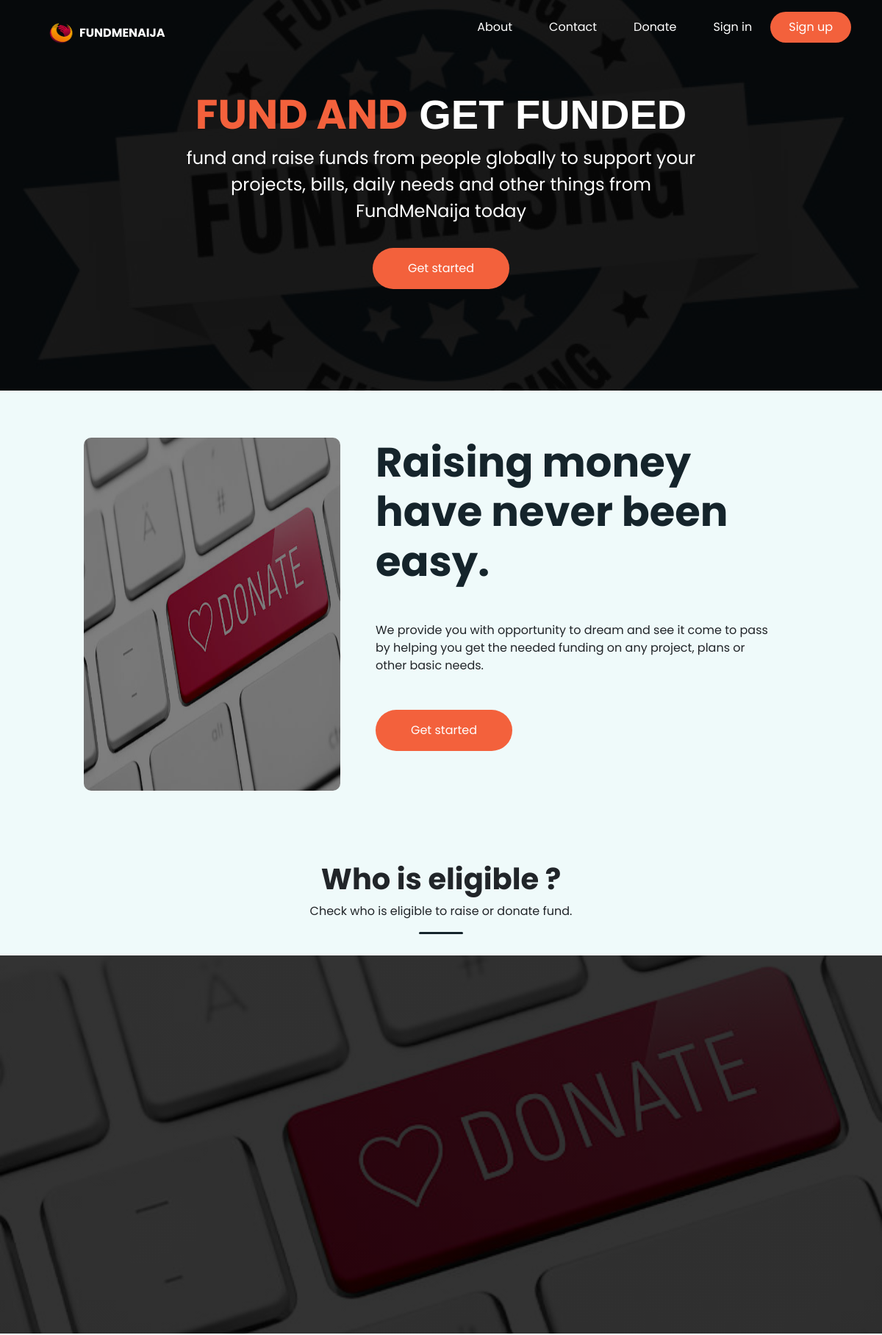
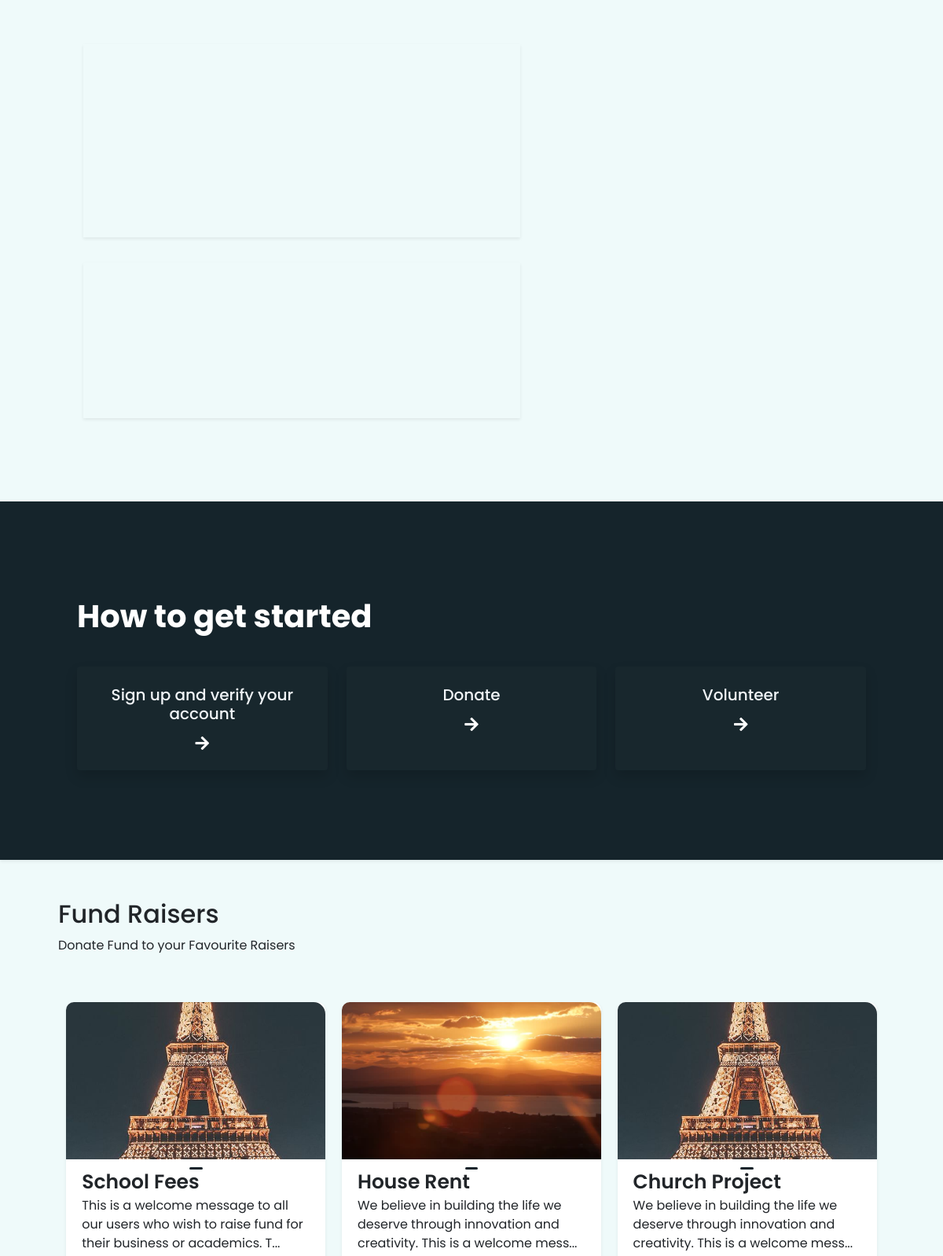
The page / (upper part) on the database its author committed (2 pictures, top to bottom).
### tables this page shows
CREATE TABLE `_issues` (
  `id` int(11) NOT NULL,
  `user_id` varchar(255) NOT NULL,
  `user_username` varchar(255) NOT NULL,
  `avatar` text NOT NULL,
  `issue_title` varchar(255) NOT NULL,
  `issue_body` text NOT NULL,
  `issue_time` varchar(255) NOT NULL
);

### index.php (the view, shortened to what this page needs)
<?php
    include_once('./inc/conn.php');
    $query_issues = 'SELECT * FROM `_issues` ORDER BY "post_time" DESC';
    $return_issues = mysqli_query($conn, $query_issues);
    $posts = array();
    if(mysqli_num_rows($return_issues) > 0){
        while($row = mysqli_fetch_assoc($return_issues)){
            $posts[] = $row;
        }
    }else{
        $posts[] = array("error"=>"NO Issues Found");
    }
?>
<!DOCTYPE html>
<html lang="en">
  <head>
    <link rel="stylesheet" href="https://cdnjs.cloudflare.com/ajax/libs/OwlCarousel2/2.3.4/assets/owl.carousel.min.css">
    <link rel="stylesheet" href="https://use.fontawesome.com/releases/v5.0.7/css/all.css">
    <link href="https://cdn.jsdelivr.net/npm/bootstrap@5.0.0-beta2/dist/css/bootstrap.min.css" rel="stylesheet">
    <link rel="stylesheet" href="./asserts/css/ads.css" type="text/css">
    <link href="./asserts/css/styles.css" type="text/css" rel="stylesheet">
  </head>
  <body>
    <header class='d-hidden'>
        <div class="container d-flex justify-content-between align-items-center py-lg-3 py-2">
            <a href='./index.php' class="logo-container nav-link d-flex align-items-center">
                <div class='logo-img'>
                    <img src="./assets/img/Logo3.png" alt="Logo" class="img-fluid">
                </div>
                <div class="logo fw-bold text-white">FUNDMENAIJA</div>
            </a>
            <ul class="list-unstyled desktop">
                <div class="d-flex align-items-center">
                    <li><a href='./auth/about.php' class='nav-link text-white mx-lg-2' id='nav-link'>About</a></li>
                    <li><a href='./auth/contact.php' class="nav-link mx-lg-2 text-white" id='nav-link'>Contact</a></li>
                    <li><a href='./auth/donate.php' class="nav-link mx-lg-2 text-white" id='nav-link'>Donate</a></li>
                    <?php
                        if(isset($_SESSION['username']) || isset($_SESSION['AccountNo']) || isset($_SESSION['accountNo'])){
                            echo '<li><a id="nav-link text-white" class="nav-link scrollto" href="./user/logout.php">Logout</a></li>';
                        }else{
                            echo '<li>
                            <a href="./user/login.php" class="nav-link text-white mx-lg-2 py-2 px-3" id="nav-link">Sign in</a>
                        </li>
                        <li><button><a href="./user/createAccount.php" class="nav-link text-white font-weight-bold text-white px-4">Sign up</a></button></li>';
                        }
                    ?>
                </div>
            </ul>
        </div>
    </header>
    <section class='Banner'>
        <div class="container py-5 px-lg-5 my-4 px-3">
            <main class='col-md-12 text-center py-lg-0 py-4'>
                <h1 class='display-4 fw-bolder text-white'><span style="color: #f3613c">FUND AND</span> GET FUNDED</h1>
                <div style="width: 700px; max-width: 100%; margin: auto">
                    <p class='text-white fs-4'>fund and raise funds from people globally to support your projects, bills, daily needs and other things from FundMeNaija today</p>
                    <button class="btn font-weight-bold text-white my-3 py-3 px-5" onclick="window.location.href = './user/login.php'">Get started</button>
                </div>
            </main>
        </div>
    </section>
    <section class='pt-3 pb-5'>
      <div class="container d-flex py-5 px-lg-3 px-4">
        <div class="col-md-5 px-lg-5 d-lg-block d-none">
          <div style="width: 100%; height: 60vh; position: relative">
            <picture>
              <img src="./asserts/img/Donate_img.jpeg" class='img-fluid' style="position: absolute; width: 100%; height: 100%; border-radius: 10px">
            </picture>
            <div class='layer'></div>
          </div>
        </div>
        <div class="col-md-6">
          <h1 class="display-4" style="color: #15242b">Raising money have never been easy.</h1>
          <p class='my-lg-5'>We provide you with opportunity to dream and see it come to pass by helping you get the needed funding on any project, plans or other basic needs.</p>
          <div class="btn_container">
            <button class="btn font-weight-bold text-white py-lg-3 px-lg-5 py-2 px-3  mt-lg-0 mt-3" onclick="window.location.href = './user/login.php'">Get started</button>
          </div>
        </div>
      </div>
    </section>
    <div class="title text-center mb-lg-5 px-4" >
        <h1 class="mx-3 display-6" >Who is eligible ?</h1>
        <p class='text-center'>Check who is eligible to raise or donate fund.</p>
    </div>
    <section class="contentTwo d-flex justify-content-center py-4 mt-5">
        <div class="container px-lg-5">
            <div class="card-container text-center align-items-center">
                </div>
            </div>
    </section>
    <section>
        <div class="container my-0">
            <div class="d-lg-flex align-items-baseline1">
                <section class="row align-items-center px-lg-5 py-0">
                    <div class="shadow-sm p-4 m-lg-2 my-2">
                        <div class="pb-30 mb-1" style="transition: 0.5s">
                        </div>
                    </div>
                    <div class="shadow-sm p-4 mx-lg-2 my-lg-4 m-lg-2 my-2">
                        <div class="" style="transition: 0.4s">
                        </div>
                    </div>
                </section>
                <section class="col-md-5 px-3 py-3" style="transition: 0.5s">
                    <div class="px-lg-5 px-1" style="transition: 0.7s">
                    </div>
                </section>
            </div>
        </div>
    </section>
    <section class="Content-four shadow-sm">
      <div class="container p-lg-5 p-3">
        <h1 class="display-6 font-weight-bold my-4 text-white">How to get started</h1>
        <div class="d-lg-flex text-center text-white">
          <div class="card p-4 my-3 h5 shadow">
            <p onclick="window.location.href = './user/login.php'">Sign up and verify your account</p>
            <i class='fa fa-arrow-right text-white fa-1x'></i>
          </div>
          <div class="card p-4 mx-lg-4 my-3 h5 shadow">
            <p onclick="window.location.href = './auth/donate.php'">Donate</p>
            <i class='fa fa-arrow-right text-white fa-1x'></i>
          </div>
          <div class="card p-4 my-3 h5 shadow">
            <p onclick="window.location.href = './auth/donate.php'">Volunteer</p>
            <i class='fa fa-arrow-right text-white fa-1x'></i>
          </div>
          </div>
       </div>
    </section>
    <section class="content" id="services">
        <div class="container p-0">
            <div class="heading animate-top mx-lg-4">
                <h2>Fund Raisers</h2>
                <p>Donate Fund to your Favourite Raisers</p>
            </div>
            <div class="content">
                <div class="slider owl-carousel shadow-md-sm p-lg-4">
                    <?php foreach($posts as $post): ?>
                    <div class="card shadow-sm" style="min-height: 420px; max-height: 420px; height: 420px; border: 0px; border-radius: 10px">
                        <div class="img">
                            <img src="./user/customer_data/Issue_img/<?php echo $post['avatar']; ?>" alt="issue image">
                        </div>
                        <div class="content" style="position: relative;">
                            <div class="title"><?php echo $post['issue_title']; ?></div>
                            <p><?php echo substr($post['issue_body'], 0, 100); ?>...</p>
                        </div>
                    </div>
                    <?php endforeach; ?>
                </div>
            </div>
        </div>
    </section>
  </body>
</html>

### asserts/css/ads.css (style rules this page uses)
* { margin: 0; padding: 0; box-sizing: border-box; font-family: "Poppins", sans-serif; }
.slider { max-width: 1150px; min-width: 1100px; margin-top: 10px; }
.slider .card { display: block; margin: 10px auto; width: 100%; max-width: 330px; background-color: white; border-radius: 5px; cursor: pointer; transition: all 0.2s; height: fit-content; }
.slider .card .img { height: 200px; width: 100%; }
.slider .card .img img { height: 100%; width: 100%; object-fit: cover; border-top-right-radius: 15px; border-top-left-radius: 10px; }
.slider .card .content { padding: 10px 20px; display: block; }
.card .content .title { font-weight: 600; font-size: 25px; }
section { padding: 50px; }
.content { display: flex; justify-content: space-between; }
img { width: 100%; max-width: 100%; }
#services { width: 100%; overflow-x: hidden; }

### asserts/css/styles.css (style rules this page uses)
:root { --Light-Green: #bfdf32; --Very-dark-blue: #15242b; --Orange: #f3613c; --White: #fff; --Font-weight: 700; --Very-Dark-green: #15242b; --Card-color: #1e1e26; --Orange: #f3613c; }
body { background: hsl(180, 52%, 96%); font-size: 1em; font-family: 'Poppins', sans-serif; }
* { transition: 0.3s; padding: 0; margin: 0; }
h1 { font-weight: var(--Font-weight) !important; }
header { width: 100%; z-index: 999; transition: 0.3s; position: fixed; top: 0; }
.logo-container { cursor: pointer; border: none !important; background: transparent !important; }
.logo-container .logo-img { width: 50px; height: 30px; position: relative; }
.logo-container .logo-img img { width: 100%; height: 100%; position: absolute; }
header a { transition: 0.3s; transform: scale(1); border-radius: 30px; color: var(--White); border: 1px solid transparent; }
.Banner { background: linear-gradient(rgba(0, 0, 0, 0.9), rgba(0, 0, 0, 0.9)), url('../img/banner_bg.jpeg') no-repeat; background-size: cover; background-position: center; width: 100%; }
.Banner h1 { font-family: Verdana, Geneva, Tahoma, sans-serif; }
button { border-radius: 30px !important; background: var(--Orange) !important; border: none !important; transition: 0.3s; }
.contentTwo { background: linear-gradient(rgba(0, 0, 0, 0.80), rgba(0, 0, 0, 0.80)), url('../img/Donate_img.jpeg') no-repeat; background-size: cover; background-position: center; }
.layer { position: absolute; content: ''; width: 100%; height: 100%; border-radius: 10px; background: rgba(0, 0, 0, 0.5); }
.title::after { content: ''; position: absolute; width: 5%; height: 3px; left: 47.5%; border-radius: 10px; background: var(--Very-dark-blue); }
.contentTwo .card-container { display: grid !important; grid-template-columns: repeat(3, 1fr); gap: 10px; }
.Content-four { margin-top: 2em; background: var(--Very-Dark-green); }
.Content-four .card { flex: 1; cursor: pointer; color: #f1f5f8; background: rgba(25, 40, 46, 0.899); border: none !important; }

### rows shown on the page
_issues: avatar (placeholder picture), issue_title "School Fees", issue_body "This is a welcome message to all our users who wish to raise fund for their business or academics. T"
_issues: avatar (picture), issue_title "House Rent", issue_body "We believe in building the life we deserve through innovation and creativity. This is a welcome mess"
_issues: avatar (placeholder picture), issue_title "Church Project", issue_body "We believe in building the life we deserve through innovation and creativity. This is a welcome mess"
